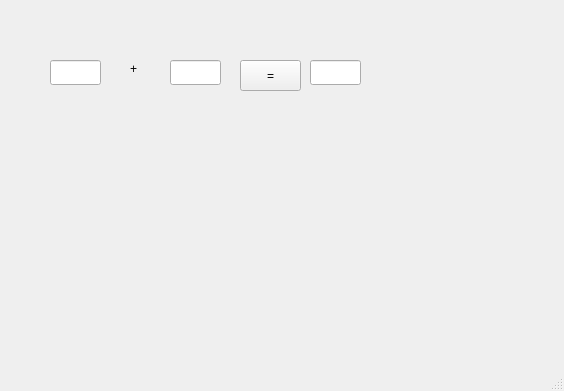
<?xml version="1.0" encoding="UTF-8"?>
<ui version="4.0">
 <class>MainWindow</class>
 <widget class="QMainWindow" name="MainWindow">
  <property name="geometry">
   <rect>
    <x>0</x>
    <y>0</y>
    <width>564</width>
    <height>391</height>
   </rect>
  </property>
  <property name="windowTitle">
   <string>MainWindow</string>
  </property>
  <widget class="QWidget" name="centralwidget">
   <widget class="QLineEdit" name="le1">
    <property name="geometry">
     <rect>
      <x>50</x>
      <y>60</y>
      <width>51</width>
      <height>25</height>
     </rect>
    </property>
   </widget>
   <widget class="QLineEdit" name="le2">
    <property name="geometry">
     <rect>
      <x>170</x>
      <y>60</y>
      <width>51</width>
      <height>25</height>
     </rect>
    </property>
   </widget>
   <widget class="QLineEdit" name="le3">
    <property name="geometry">
     <rect>
      <x>310</x>
      <y>60</y>
      <width>51</width>
      <height>25</height>
     </rect>
    </property>
   </widget>
   <widget class="QLabel" name="lbl">
    <property name="geometry">
     <rect>
      <x>130</x>
      <y>60</y>
      <width>21</width>
      <height>18</height>
     </rect>
    </property>
    <property name="text">
     <string>+</string>
    </property>
   </widget>
   <widget class="QPushButton" name="pb">
    <property name="geometry">
     <rect>
      <x>240</x>
      <y>60</y>
      <width>61</width>
      <height>31</height>
     </rect>
    </property>
    <property name="text">
     <string>=</string>
    </property>
   </widget>
  </widget>
  <widget class="QMenuBar" name="menubar">
   <property name="geometry">
    <rect>
     <x>0</x>
     <y>0</y>
     <width>564</width>
     <height>31</height>
    </rect>
   </property>
  </widget>
  <widget class="QStatusBar" name="statusbar"/>
 </widget>
 <resources/>
 <connections/>
</ui>
